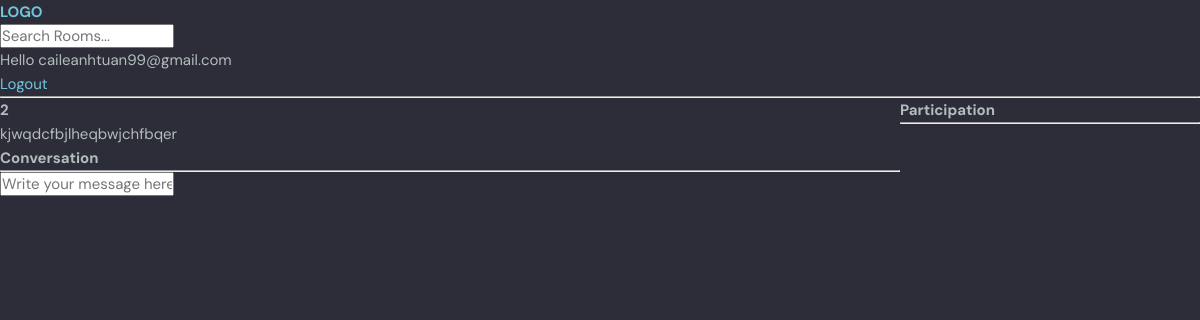
Screenshot of /room/2/ (signed in) with the database file from the repository.
### base/models.py (models this page shows, shortened)
class User(AbstractUser):
    name = models.CharField(max_length=200, null=True)
    email = models.EmailField(unique=True, null=True)
    bio = models.TextField(null=True)
    USERNAME_FIELD = 'email'
    REQUIRED_FIELDS = []

class Room(models.Model):
    host = models.ForeignKey(User,
                             on_delete=models.SET_NULL, null=True)
    topic = models.ForeignKey(Topic, on_delete=models.SET_NULL, null=True)
    name = models.CharField(max_length=200)
    description = models.TextField(null=True, blank=True)
    participants = models.ManyToManyField(
        User, related_name="participants", blank=True)
    updated = models.DateTimeField(auto_now=True)
    created = models.DateTimeField(auto_now_add=True)
    class Meta:
        ordering = ['-updated', '-created']

### base/views.py (the view, shortened to what this page needs)
# urls.py: path('room/<str:pk>/', views.room, name='room'),
def room(request, pk):
    room = Room.objects.get(id=pk)
    room_messages = room.message_set.all().order_by('created')
    participants = room.participants.all()
    context = {"room": room, "room_messages": room_messages,
               "participants": participants}
    return render(request, 'room.html', context)

### templates/room.html (shortened to what this page needs)
{% extends 'main.html'%}
{% block content %}
<div class = "room-container">
    <div>
        <h1> {{room.name}} </h1>
        <p> {{room.description}}</p>
        <div class = "comment-wrapper">
            <h3> Conversation </h3>
            <hr>
        </div>
        {% if request.user.is_authenticated %}
        <div class = "comment-form">
            <form method = 'POST' action =''>
                <input type = 'text' name = 'body' placeholder="Write your message here">
            </form>
        </div>
    </div>
    <div>
        <h3> Participation </h3>
        <hr>
    </div>
</div>
{% endif %}
{% endblock  %}

### templates/navbar.html
<a href = '/'>
    <h1> LOGO </h1>
</a>
<form method = 'GET' action = "{%url 'home'%}">
    <input type = 'text' name='q' placeholder="Search Rooms...">
</form>
{% if request.user.is_authenticated %}
<p>Hello {{request.user}}</p>
<a href='{% url "logout"%}'>Logout</a>
{% else %}
<a href='{% url "login"%}'>Login</a>
{% endif %}
<hr>

### static/styles/style.css (style rules this page uses)
:root { --color-main: #71c6dd; --color-main-light: #e1f6fb; --color-dark: #3f4156; --color-dark-medium: #51546e; --color-dark-light: #696d97; --color-light: #e5e5e5; --color-gray: #8b8b8b; --color-light-gray: #b2bdbd; --color-bg: #2d2d39; --color-success: #5dd693; --color-error: #fc4b0b; }
* { font-family: "DM Sans", -apple-system, BlinkMacSystemFont, "Segoe UI", Roboto, Oxygen, Ubuntu, Cantarell, "Open Sans", "Helvetica Neue", sans-serif; margin: 0; padding: 0; box-sizing: border-box; text-rendering: optimizeLegibility; font-size: inherit; }
html { font-size: 56.25%; }
@media only screen and (min-width: 1200px) { html { font-size: 62.5%; } }
body { line-height: 1.6; font-weight: 400; font-size: 1.5rem; color: var(--color-light-gray); background-color: var(--color-bg); min-height: 100vh; }
a { display: inline-block; color: var(--color-main); text-decoration: none; }

### templates/room.html (style rules this page uses)
.room-container { display: grid; grid-template-columns: 3fr 1fr; }

### rows the page displays
User: user "caileanhtuan99@gmail.com"
Room: name "2", description "kjwqdcfbjlheqbwjchfbqer"
